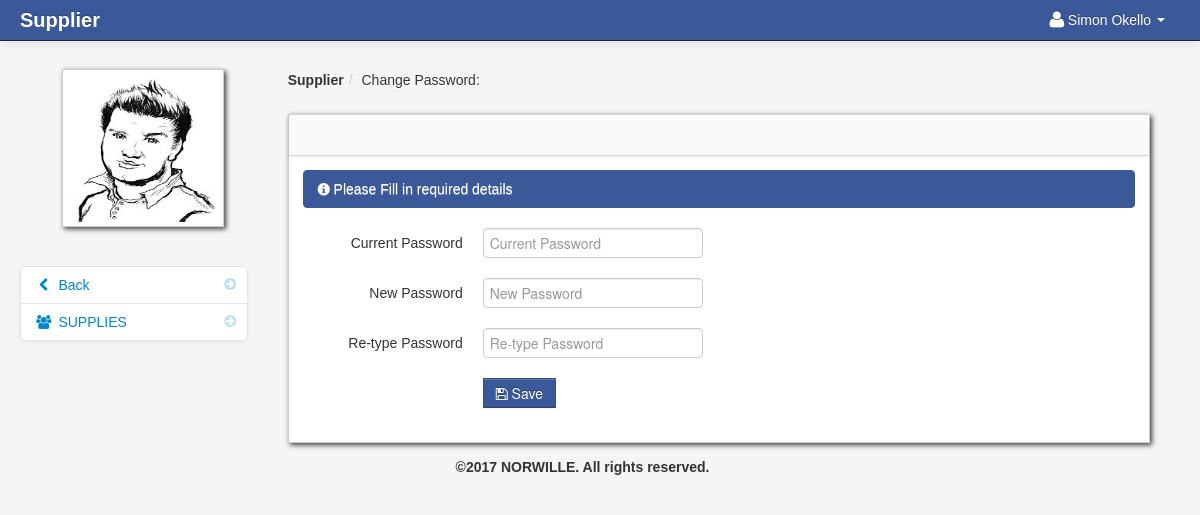
/supplier/change_password.php (signed in), run on the app's committed database.
### tables this page shows
CREATE TABLE IF NOT EXISTS `suppliers` (
  `user_id` int(11) NOT NULL AUTO_INCREMENT,
  `firstname` varchar(100) NOT NULL,
  `lastname` varchar(100) NOT NULL,
  `username` varchar(100) NOT NULL,
  `password` varchar(100) NOT NULL,
  `address` varchar(100) NOT NULL,
  `phone` varchar(100) NOT NULL,
  `image` varchar(255) NOT NULL,
  PRIMARY KEY (`user_id`)
);

### supplier/session.php (called while the page is built, shortened)
<?php
$session_id=$_SESSION['id'];
?>

### supplier/change_password.php (the view, shortened to what this page needs)
<?php include('header_dashboard.php'); ?>
    <body>
		<?php include('navbar.php'); ?>
        <div class="container-fluid">
            <div class="row-fluid">
				<?php include('sidebar.php'); ?>
                <div class="span9" id="content">
                     <div class="row-fluid">
					     <ul class="breadcrumb">
								<li><a href="#"><b>Supplier</b></a><span class="divider">/</span></li>
								<li><a href="#">Change Password: </a></li>
						</ul>
                        <div id="block_bg" class="block">
                            <div class="navbar navbar-inner block-header">
                            </div>
                            <div class="block-content collapse in">
                                <div class="span12">
  								<div class="alert alert-info"><i class="icon-info-sign"></i> Please Fill in required details</div>
								    <form  method="post" id="change_password" class="form-horizontal">
										<div class="control-group">
											<label class="control-label" for="inputEmail">Current Password</label>
											<div class="controls">
											<input type="password" id="current_password" name="current_password"  placeholder="Current Password" required>
											</div>
										</div>
										<div class="control-group">
											<label class="control-label" for="inputPassword">New Password</label>
											<div class="controls">
											<input type="password" id="new_password" name="new_password" placeholder="New Password" required>
											</div>
										</div>
										<div class="control-group">
											<label class="control-label" for="inputPassword">Re-type Password</label>
											<div class="controls">
											<input type="password" id="retype_password" name="retype_password" placeholder="Re-type Password" required>
											</div>
										</div>
										<div class="control-group">
											<div class="controls">
											<button type="submit" class="btn btn-info"><i class="icon-save"></i> Save</button>
											</div>
										</div>
									</form>
                                </div>
                            </div>
                        </div>
                    </div>
                </div>
            </div>
		<?php include('footer.php'); ?>
        </div>
		<?php include('script.php'); ?>
    </body>
</html>

### supplier/navbar.php (shortened to what this page needs)
<div class="navbar navbar-fixed-top navbar-inverse">
        <div class="navbar-inner">
            <div class="container-fluid">
                <a class="brand" href="dasboard.php"><b>Supplier</b> </a>
				<?php if(isset($_SESSION['id'])){ ?>
					<div class="nav-collapse collapse">
						<ul class="nav pull-right">
							<?php $query= mysql_query("select * from suppliers where user_id = '$session_id'")or die(mysql_error());
									$row = mysql_fetch_array($query);
							?>
							<li class="dropdown">
								<a href="#" role="button" class="dropdown-toggle" data-toggle="dropdown"> <i class="icon-user icon-large"></i><?php echo $row['firstname']." ".$row['lastname'];  ?> <i class="caret"></i></a>
							</li>
						</ul>
					</div>
					<?php } ?>
            </div>
        </div>
</div>

### supplier/sidebar.php
<div class="span3" id="sidebar">
	<?php $query= mysql_query("select * from suppliers where user_id = '$session_id'")or die(mysql_error());
									$row = mysql_fetch_array($query);
							?>
	<img id="avatar" src="admin/uploads/<?php $image=$row['image']; echo $image; ?>" class="img-polaroid">
		<ul class="nav nav-list bs-docs-sidenav nav-collapse collapse">
				<li class=""><a href="dasboard.php"><i class="icon-chevron-right"></i><i class="icon-chevron-left"></i>&nbsp;Back</a></li>
				<li class=""><a href="supplies.php<?php echo '?id='.$get_id; ?>"><i class="icon-chevron-right"></i><i class="icon-group"></i>&nbsp;SUPPLIES</a></li>
		</ul>
</div>

### supplier/admin/assets/styles.css (style rules this page uses)
body { padding-top: 60px; padding-bottom: 40px; background-color: #f5f5f5; }
#content { margin-left:0px; }
.breadcrumb { margin: 0 0 0px; padding: 10px 0px; background-color: transparent; }
.block { background: url("../images/pixel-60fff.png") repeat scroll 0 0 rgba(0, 0, 0, 0) !important; border: 1px solid #ccc; background: white; margin: 1em 0em; border-top: none; -webkit-box-shadow: 2px 2px 5px rgba(0, 0, 6, 0.75); -moz-box-shadow: 2px 2px 5px rgba(0, 0, 6, 0.75); box-shadow: 2px 2px 5px rgba(0, 0, 6, 0.75); }
.block-content { margin: 1em; min-height: .25em; }
.block-header { margin-bottom: 0px; border-right: none; border-left: none; -webkit-border-radius: 0px; -moz-border-radius: 0px; border-radius: 0px; }
.bs-docs-sidenav { max-width: 228px; margin: 30px 0 0; padding: 0; background-color: #fff; -webkit-border-radius: 6px; -moz-border-radius: 6px; border-radius: 6px; -webkit-box-shadow: 0 1px 4px rgba(0,0,0,.065); -moz-box-shadow: 0 1px 4px rgba(0,0,0,.065); box-shadow: 0 1px 4px rgba(0,0,0,.065); }
.bs-docs-sidenav > li > a { display: block; width: 190px \9; margin: 0 0 -1px; padding: 8px 14px; border: 1px solid #e5e5e5; }
.bs-docs-sidenav > li:first-child > a { -webkit-border-radius: 6px 6px 0 0; -moz-border-radius: 6px 6px 0 0; border-radius: 6px 6px 0 0; }
.bs-docs-sidenav > li:last-child > a { -webkit-border-radius: 0 0 6px 6px; -moz-border-radius: 0 0 6px 6px; border-radius: 0 0 6px 6px; }
.bs-docs-sidenav .icon-chevron-right { float: right; margin-top: 2px; margin-right: -6px; opacity: .25; }

### data on the page
suppliers: firstname "Simon", lastname "Okello", image (picture)
